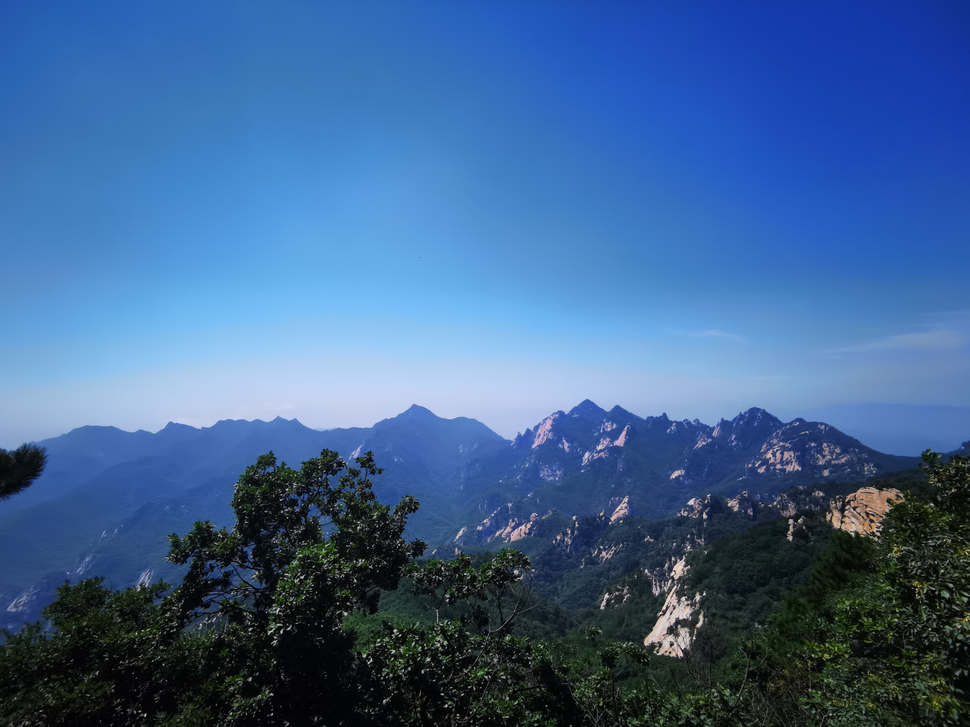
//> input picture resource/image/input/01.png, 970 x 727 px, shrunk from 4608 x 3456 before the run
$ ./Main ../../resource/image/input/01.png out.png   (built with g++ and OpenCV 4)
//> lines starting //> are read from the running program, lines starting //| are printed output that depends on the picture; after the words box and inside, x2 and y2 are one past the last pixel; in counts of white or black regions, pixels touching at a corner belong together
//> further down, image is the input picture: 727 rows x 970 cols, CV_8UC3; mean B, G, R 146.6, 99.2, 62.3
#include <iostream>
#include <opencv2/opencv.hpp>
#include <opencv2/core.hpp>
#include <opencv2/imgproc.hpp>
#include <opencv2/highgui.hpp>
#include <opencv2/calib3d.hpp>
#include <vector>

using namespace std;
using namespace cv;

double timer;

void printElapsedTime(double& timer, const string& stage) {
	cout << setprecision(5) << stage + "\t" << (getTickCount() - timer) / getTickFrequency()*1000 << " ms" << endl;
	timer = getTickCount();
}

void PerformMeanshift(Mat &image) {
    pyrMeanShiftFiltering(image, image, 5, 20, 1, TermCriteria(TermCriteria::MAX_ITER+TermCriteria::EPS, 2, 1));
}

void PerformMorph(Mat &image) {
    cv::Mat element = getStructuringElement( MORPH_ELLIPSE,
                    Size( 5, 5 ));
    morphologyEx( image, image, MORPH_CLOSE, element, Point(-1,-1), 1);
    morphologyEx( image, image, MORPH_OPEN, element, Point(-1,-1),1);
    morphologyEx( image, image, MORPH_CLOSE, element, Point(-1,-1),1);
    morphologyEx( image, image, MORPH_OPEN, element, Point(-1,-1),1);
}

void Abstraction(Mat &image) {
    PerformMorph(image);
    printElapsedTime(timer, "Morph");
    PerformMeanshift(image);
    printElapsedTime(timer, "Mean shift");
}

// [12 lines left out: function Rendering, not called in this run]

void EdgeDarken(Mat &image, Mat noise, Mat edge) {
    auto no = noise;
    auto edge_f = edge;
    image.convertTo(image, CV_32F, 1.0/255.0);
    noise.convertTo(no, CV_32F, 2.0/255.0);
    edge.convertTo(edge_f, CV_32F, 0.25/255.0);

    // cout << image.size();
    auto seg1 = cv::Scalar(1.0)-image;
    auto seg3 = edge_f + cv::Scalar(1.0);
    auto seg2 = no.mul(seg3) - cv::Scalar(1.0);
    seg1 = Scalar(1.0) - seg1.mul(seg2);
    image = image.mul(seg1);
    image.convertTo(image, CV_8UC1, 255);

}

// [16 lines left out: function Wobble, not called in this run]


bool watercolorize(Mat &image) {
	timer = getTickCount();
	// totalTimer = timer;
    vector<cv::Mat> channels;
    vector<cv::Mat> channel_edge;
    cv::Mat edge;
    cv::Mat output;
    cv::Mat noise = cv::imread("../img/noise.jpg",
        cv::IMREAD_GRAYSCALE);
//> noise.jpg cannot be read in this run, so this picture is empty
    cv::Mat wobble = cv::imread("../img/perlin_36.jpg", cv::IMREAD_GRAYSCALE);
//> perlin_36.jpg cannot be read in this run, so this picture is empty
    cv::Canny(image, edge, 150, 200);
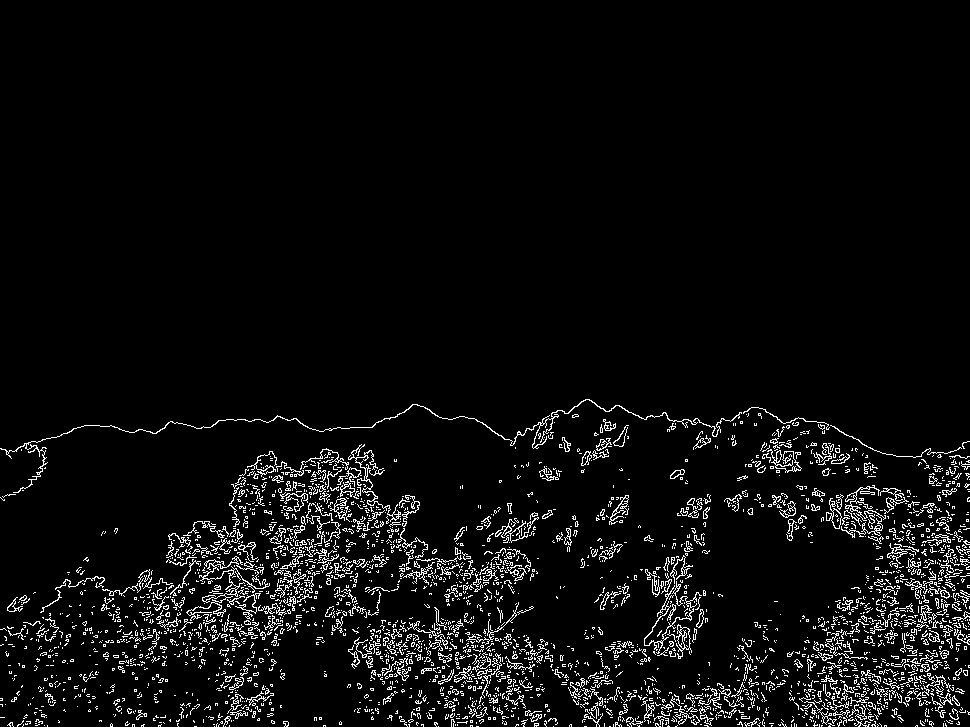
//> edge: 727 rows x 970 cols, CV_8UC1; 5% white in thin lines or dots, all inside (x1, y1, x2, y2) = (0, 399, 970, 727)
    cv::Mat element = getStructuringElement( MORPH_ELLIPSE,
                    Size( 3, 3 ));
    morphologyEx( edge, edge, cv::MORPH_DILATE, element, Point(-1,-1), 1);
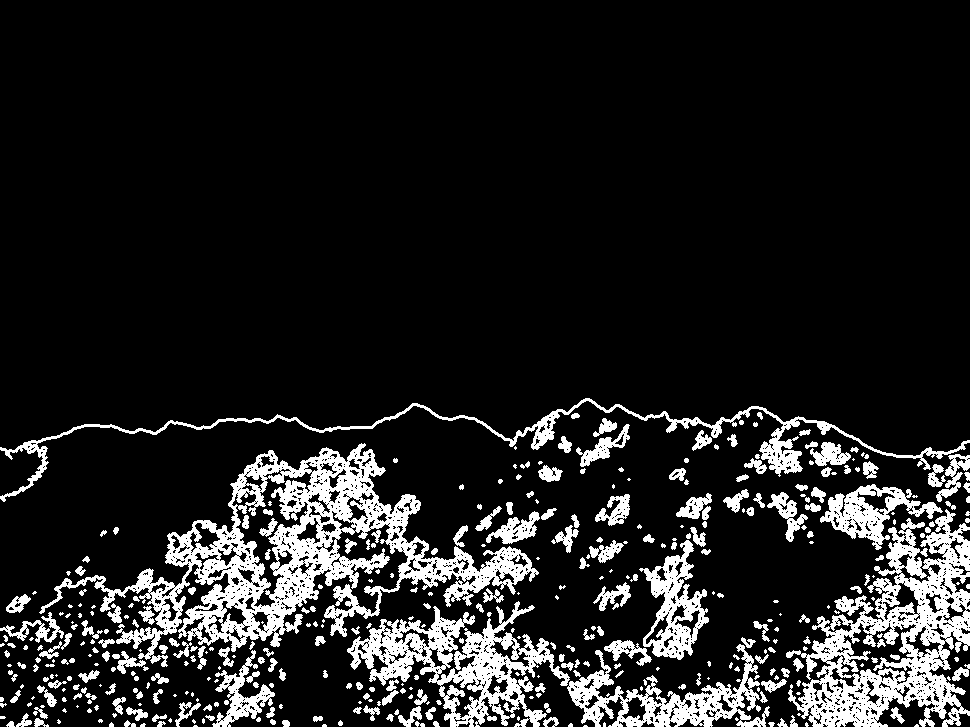
//> edge: 727 rows x 970 cols, CV_8UC1; 13.3% white; 415 white regions (172 under 20 px), largest, box (x1, y1, x2, y2) and area: (39, 443, 539, 667) 26410, (786, 509, 970, 727) 16622, (347, 601, 570, 727) 9864
    cv::imwrite("../img/out_edge.jpg",edge);
    // std::cout << edge.dtype << std::endl;
    Abstraction(image);
//> in PerformMorph, `morphologyEx( image, image, MORPH_CLOSE, element, Point(-1,-1),1);`:
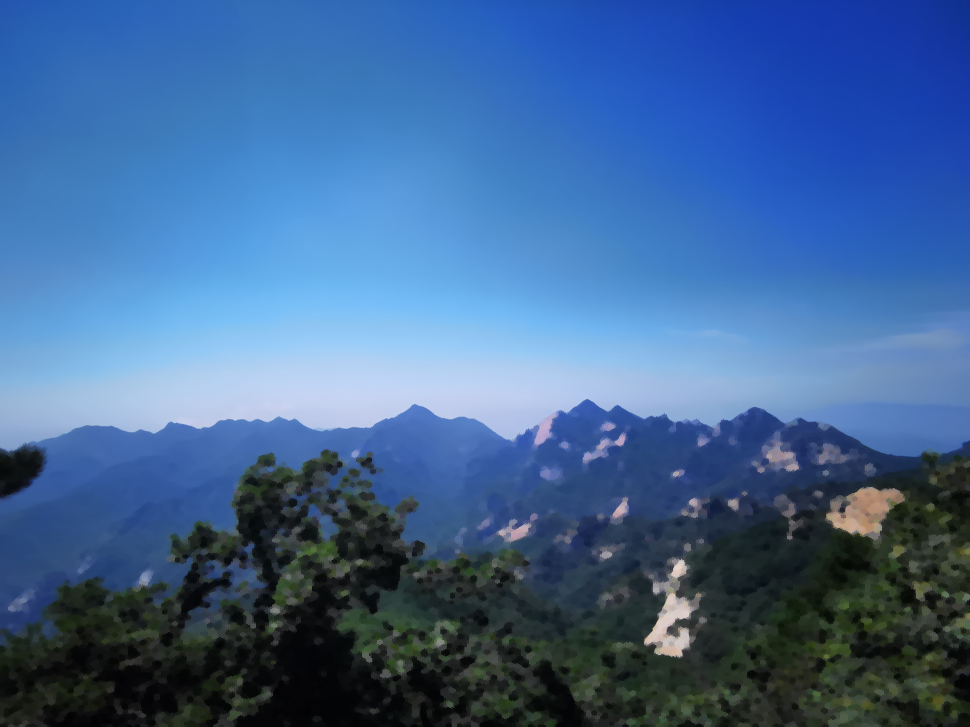
//> image: 727 rows x 970 cols, CV_8UC3; mean B, G, R 148.9, 101.5, 64.5
    split(image, channels);
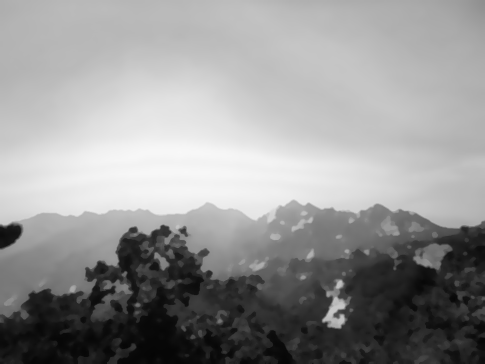
//> channels[0]: 727 rows x 970 cols, CV_8UC1 (shown at 1/2 size); min 5, max 248, mean 148.8
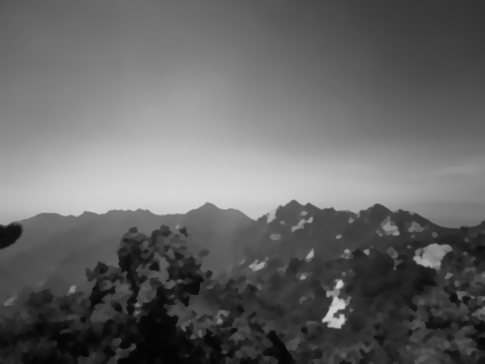
//> channels[1]: 727 rows x 970 cols, CV_8UC1 (shown at 1/2 size); min 3, max 213, mean 101.4
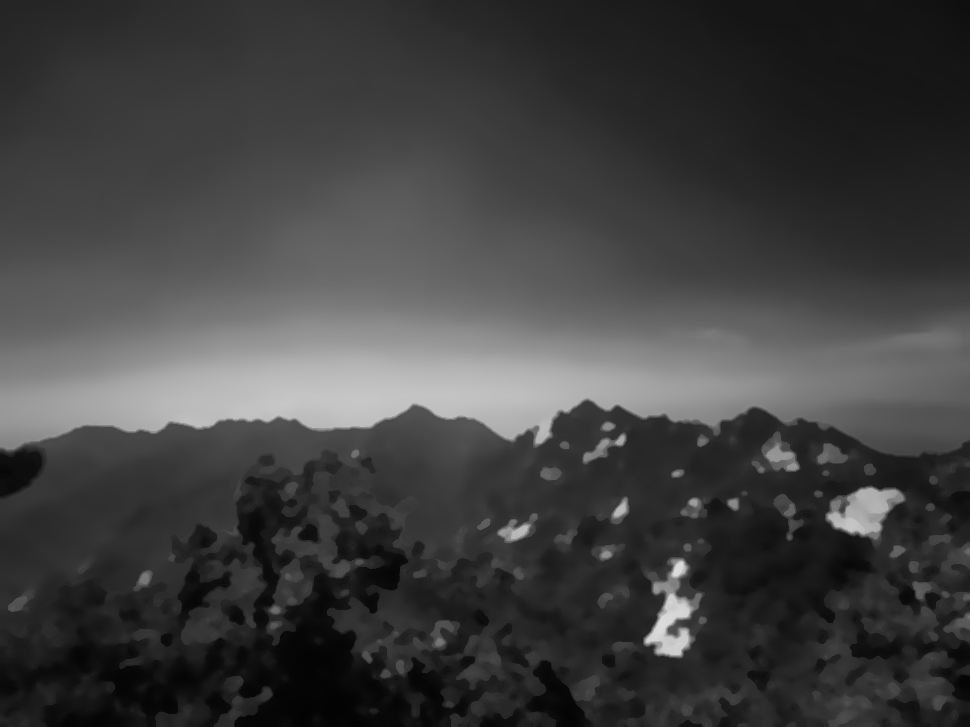
//> channels[2]: 727 rows x 970 cols, CV_8UC1; min 3, max 223, mean 64.4
    // [9 lines of commented-out code are left out]


    EdgeDarken(channels[0], noise, edge);
    // cv::imwrite("../img/o0.jpg",channels[0]);
    EdgeDarken(channels[1], noise, edge);
    // cv::imwrite("../img/o1.jpg",channels[1]);
    EdgeDarken(channels[2], noise, edge);
    // cv::imwrite("../img/o2.jpg",channels[2]);
    merge(channels, image);
    // cv::imwrite("../img/out_darken05.jpg",image);
    printElapsedTime(timer, "Render");


    output = image.clone();
    Wobble(image, output, wobble, edge);
    printElapsedTime(timer, "Wobble");
    cv::imwrite("../img/out_wobble.jpg",output);
    // cout << image.size();
    // image = ret;
    return true;
}

int main(int argc, char* argv[]) {

    cout << "start\n";
	if(argc < 2 || argc > 4) {
		return 0;
	}
	Mat image = imread(argv[1], IMREAD_COLOR);

	if(!image.data) {
		cerr << "Cannot load image." << endl;
		return -1;
	}
    // render pipeline
//> (the run ends here: the program stops with an error, at `auto seg2 = no.mul(seg3) - cv::Scalar(1.0);`)

$ run again, on resource/image/input/03.png
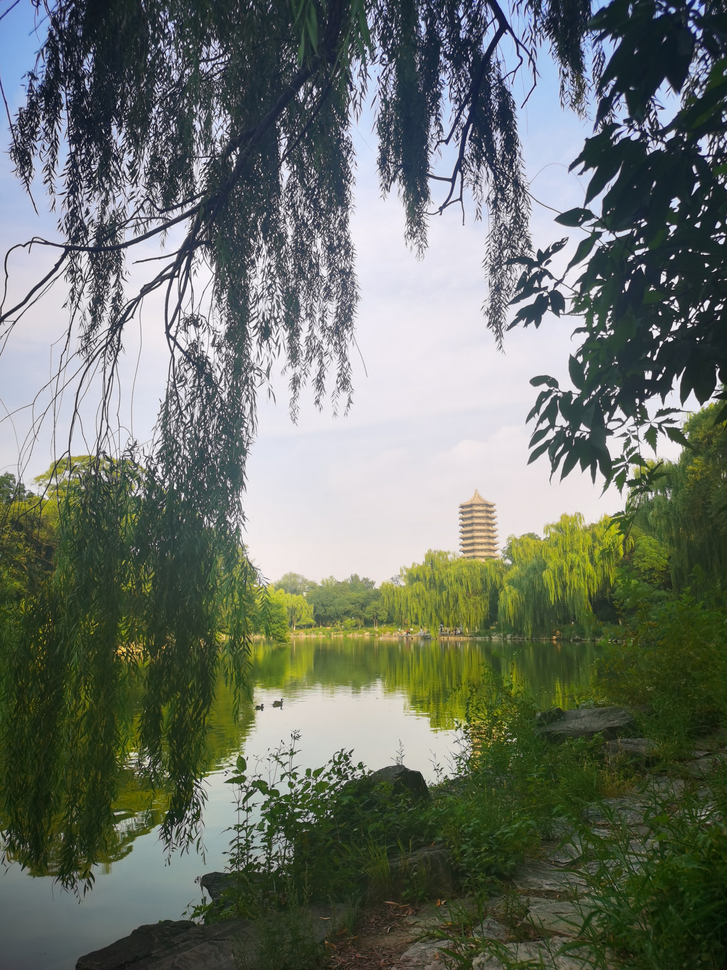
//> input picture resource/image/input/03.png, 727 x 970 px, shrunk from 2736 x 3648 before the run
//> image is the input picture: 970 rows x 727 cols, CV_8UC3; mean B, G, R 104.6, 114.5, 107.4
//> in watercolorize, `cv::Canny(image, edge, 150, 200);`:
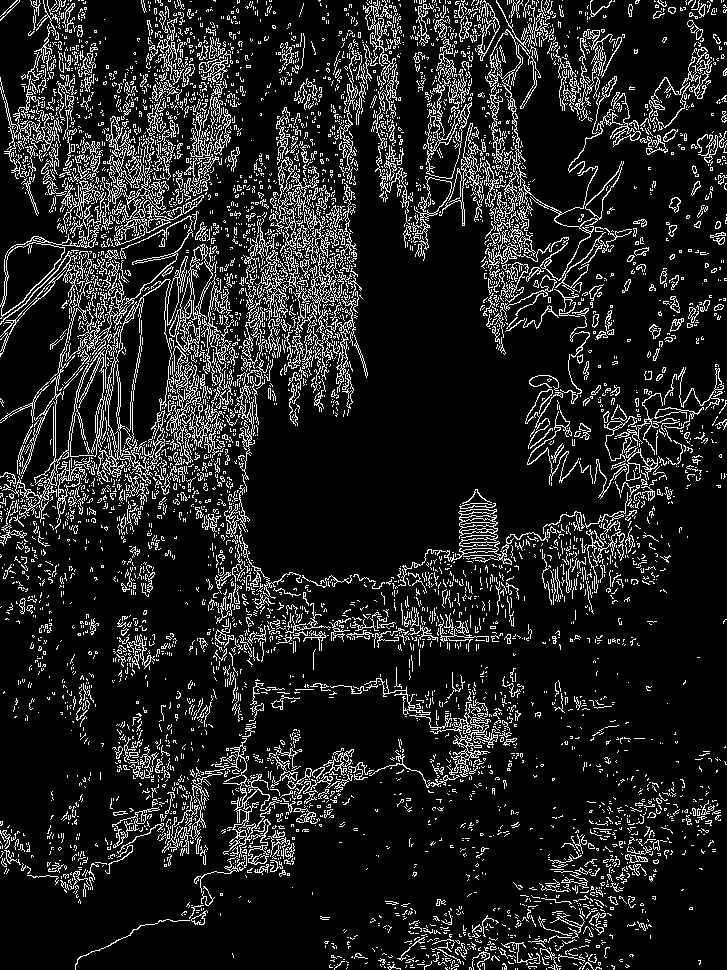
//> edge: 970 rows x 727 cols, CV_8UC1; 12.8% white in thin lines or dots
//> in watercolorize, `split(image, channels);`:
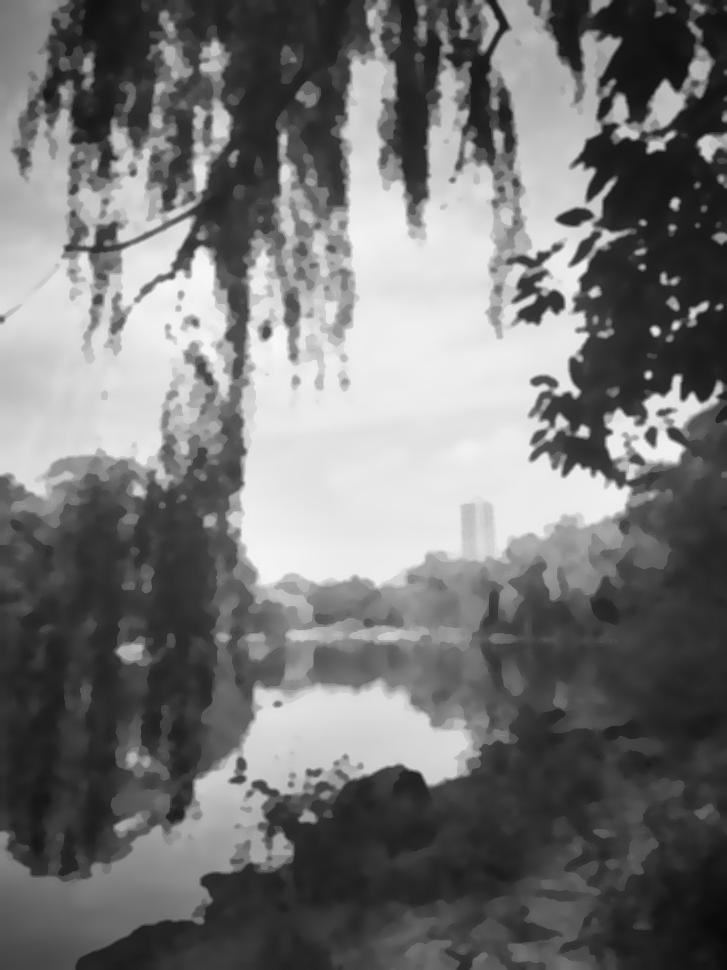
//> channels[2]: 970 rows x 727 cols, CV_8UC1; min 8, max 248, mean 116.4
//> edge_f: 970 rows x 727 cols, CV_32FC1; values 0 (black) and 0.25 (white), 33.4% white; 735 white regions (302 under 20 px), largest, box (x1, y1, x2, y2) and area: (0, 0, 727, 723) 162370, (0, 666, 522, 970) 24963, (396, 781, 677, 970) 9475

$ run again, on resource/image/input/04.png
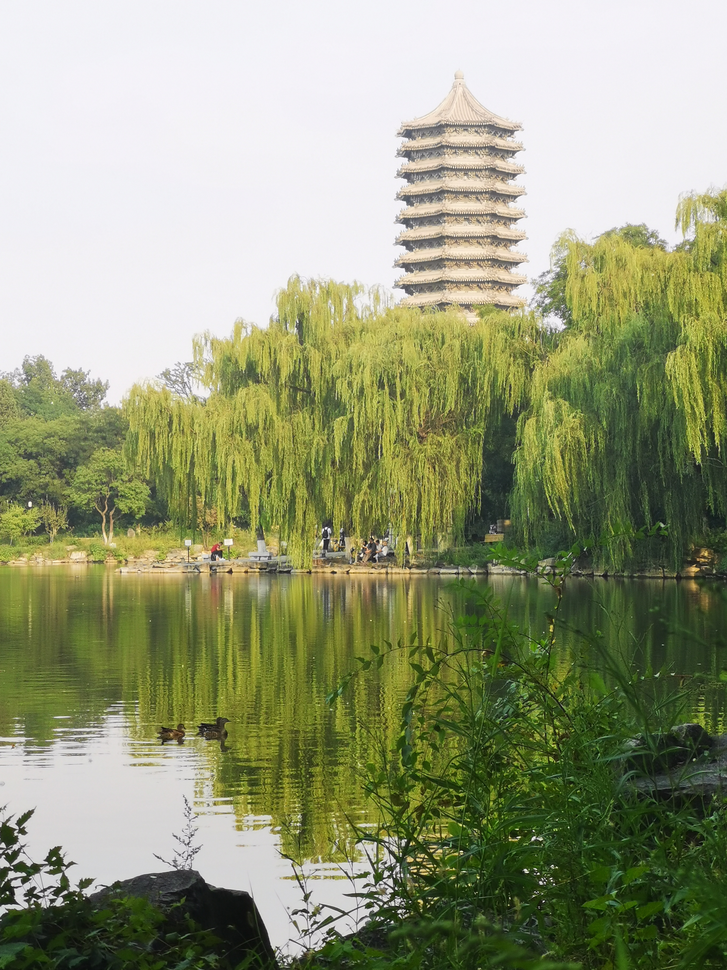
//> input picture resource/image/input/04.png, 727 x 970 px, shrunk from 2736 x 3648 before the run
//> image is the input picture: 970 rows x 727 cols, CV_8UC3; mean B, G, R 120.8, 153.5, 148
//> in watercolorize, `cv::Canny(image, edge, 150, 200);`:
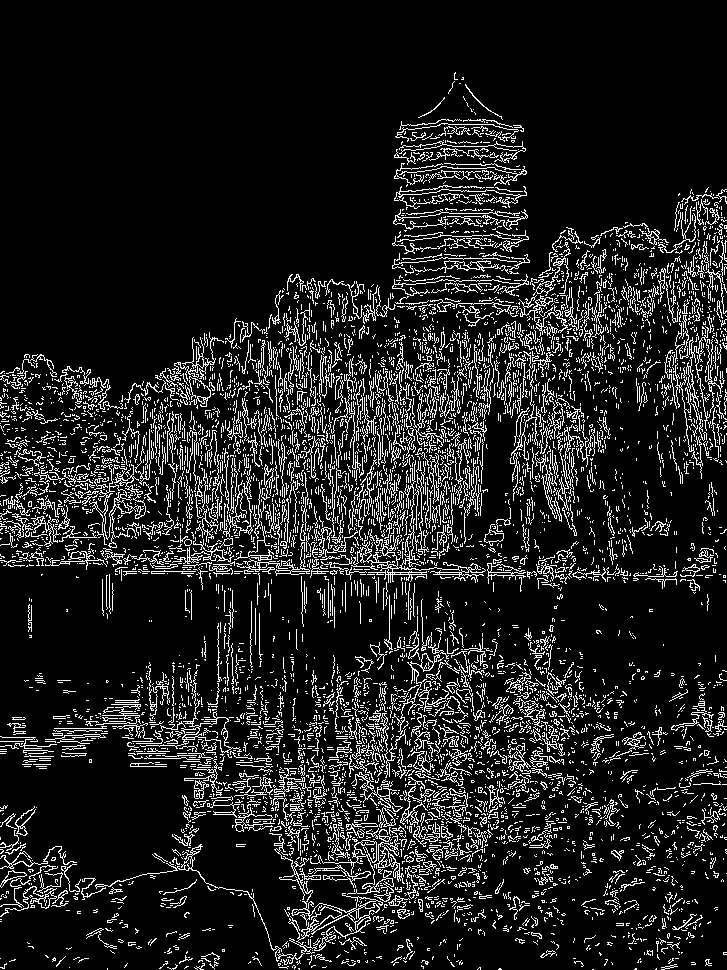
//> edge: 970 rows x 727 cols, CV_8UC1; 12.1% white in thin lines or dots
//> in watercolorize, `split(image, channels);`:
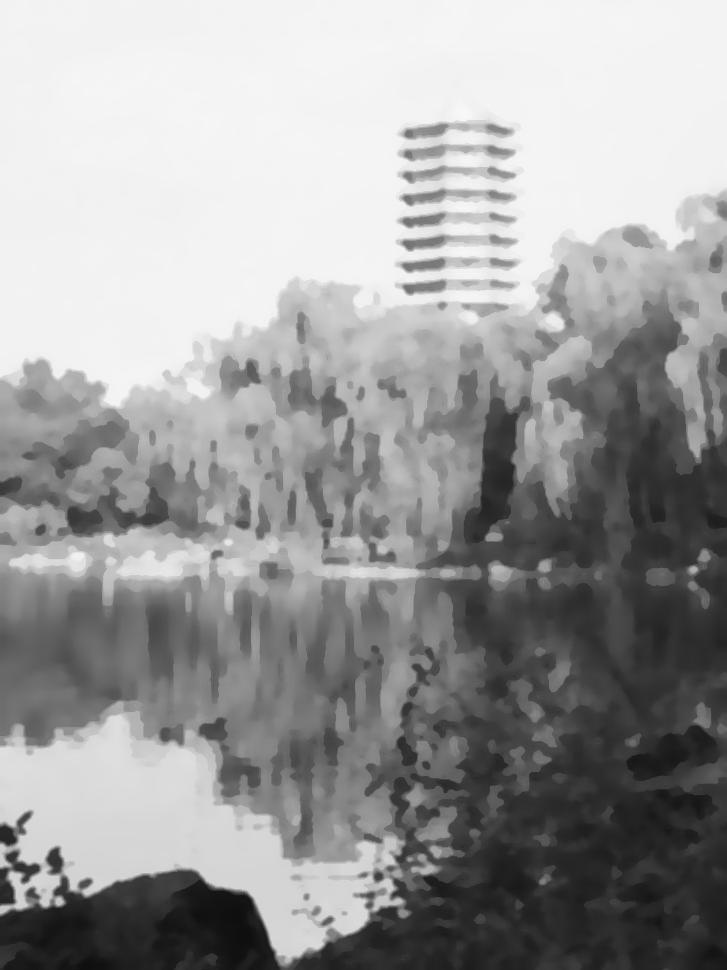
//> channels[2]: 970 rows x 727 cols, CV_8UC1; min 14, max 248, mean 155.2
//> edge_f: 970 rows x 727 cols, CV_32FC1; values 0 (black) and 0.25 (white), 32.3% white; 609 white regions (264 under 20 px), largest, box (x1, y1, x2, y2) and area: (0, 186, 727, 970) 181018, (391, 118, 531, 277) 12544, (670, 681, 727, 740) 1044
